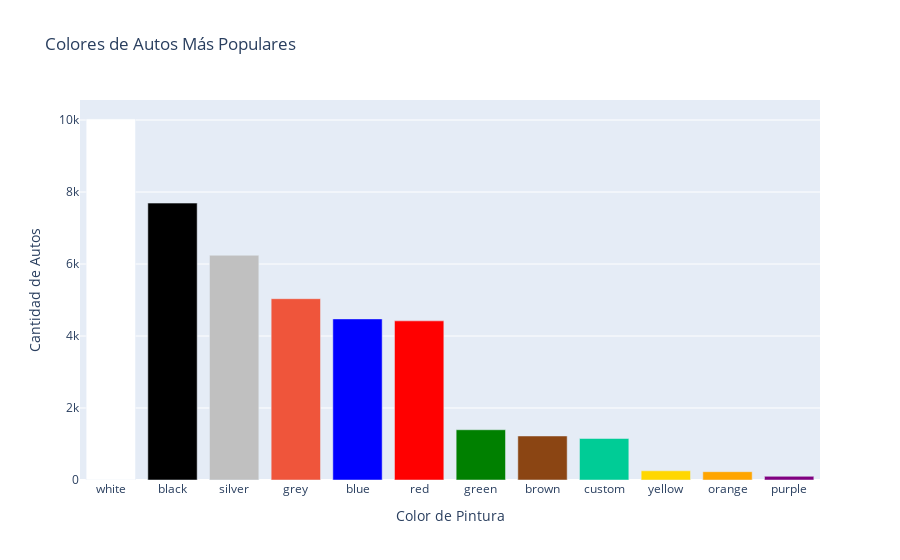

Source (notebook cell):
### Markdown cell above
¿Cuáles son los autos más vendidos (days_listed) por el tipo de vehículo (type)?

### Code cell
# Filtrar datos: eliminar 'unknown'
df_filtrado = df[df['paint_color'] != 'unknown']

# Contar colores
colores_populares = df_filtrado['paint_color'].value_counts().reset_index()
colores_populares.columns = ['paint_color', 'count']

# Mapeo de nombres de color a colores reales
color_map = {
    'white': 'white',
    'black': 'black',
    'silver': 'silver',
    'blue': 'blue',
    'gray': 'gray',
    'red': 'red',
    'green': 'green',
    'brown': 'saddlebrown',
    'yellow': 'gold',
    'orange': 'orange',
    'purple': 'purple'
}

# Crear gráfica con colores reales
fig = px.bar(
    colores_populares,
    x='paint_color',
    y='count',
    title='Colores de Autos Más Populares',
    labels={'paint_color': 'Color de Pintura', 'count': 'Cantidad de Autos'},
    color='paint_color',
    color_discrete_map=color_map
)

fig.update_layout(showlegend=False)  # Oculta la leyenda si no es necesaria
fig.show()

### Figure 1 — Plotly figure (JSON) as saved in the notebook; plotly's stock layout.template omitted (floating-point values rounded to 4 significant figures)
{"data": [{"hovertemplate": "Color de Pintura=%{x}<br>Cantidad de Autos=%{y}<extra></extra>", "legendgroup": "white", "marker": {"color": "white", "pattern": {"shape": ""}}, "name": "white", "orientation": "v", "showlegend": true, "textposition": "auto", "type": "bar", "x": ["white"], "xaxis": "x", "y": [10029], "yaxis": "y"}, {"hovertemplate": "Color de Pintura=%{x}<br>Cantidad de Autos=%{y}<extra></extra>", "legendgroup": "black", "marker": {"color": "black", "pattern": {"shape": ""}}, "name": "black", "orientation": "v", "showlegend": true, "textposition": "auto", "type": "bar", "x": ["black"], "xaxis": "x", "y": [7692], "yaxis": "y"}, {"hovertemplate": "Color de Pintura=%{x}<br>Cantidad de Autos=%{y}<extra></extra>", "legendgroup": "silver", "marker": {"color": "silver", "pattern": {"shape": ""}}, "name": "silver", "orientation": "v", "showlegend": true, "textposition": "auto", "type": "bar", "x": ["silver"], "xaxis": "x", "y": [6244], "yaxis": "y"}, {"hovertemplate": "Color de Pintura=%{x}<br>Cantidad de Autos=%{y}<extra></extra>", "legendgroup": "grey", "marker": {"color": "#EF553B", "pattern": {"shape": ""}}, "name": "grey", "orientation": "v", "showlegend": true, "textposition": "auto", "type": "bar", "x": ["grey"], "xaxis": "x", "y": [5037], "yaxis": "y"}, {"hovertemplate": "Color de Pintura=%{x}<br>Cantidad de Autos=%{y}<extra></extra>", "legendgroup": "blue", "marker": {"color": "blue", "pattern": {"shape": ""}}, "name": "blue", "orientation": "v", "showlegend": true, "textposition": "auto", "type": "bar", "x": ["blue"], "xaxis": "x", "y": [4475], "yaxis": "y"}, {"hovertemplate": "Color de Pintura=%{x}<br>Cantidad de Autos=%{y}<extra></extra>", "legendgroup": "red", "marker": {"color": "red", "pattern": {"shape": ""}}, "name": "red", "orientation": "v", "showlegend": true, "textposition": "auto", "type": "bar", "x": ["red"], "xaxis": "x", "y": [4421], "yaxis": "y"}, {"hovertemplate": "Color de Pintura=%{x}<br>Cantidad de Autos=%{y}<extra></extra>", "legendgroup": "green", "marker": {"color": "green", "pattern": {"shape": ""}}, "name": "green", "orientation": "v", "showlegend": true, "textposition": "auto", "type": "bar", "x": ["green"], "xaxis": "x", "y": [1396], "yaxis": "y"}, {"hovertemplate": "Color de Pintura=%{x}<br>Cantidad de Autos=%{y}<extra></extra>", "legendgroup": "brown", "marker": {"color": "saddlebrown", "pattern": {"shape": ""}}, "name": "brown", "orientation": "v", "showlegend": true, "textposition": "auto", "type": "bar", "x": ["brown"], "xaxis": "x", "y": [1223], "yaxis": "y"}, {"hovertemplate": "Color de Pintura=%{x}<br>Cantidad de Autos=%{y}<extra></extra>", "legendgroup": "custom", "marker": {"color": "#00cc96", "pattern": {"shape": ""}}, "name": "custom", "orientation": "v", "showlegend": true, "textposition": "auto", "type": "bar", "x": ["custom"], "xaxis": "x", "y": [1153], "yaxis": "y"}, {"hovertemplate": "Color de Pintura=%{x}<br>Cantidad de Autos=%{y}<extra></extra>", "legendgroup": "yellow", "marker": {"color": "gold", "pattern": {"shape": ""}}, "name": "yellow", "orientation": "v", "showlegend": true, "textposition": "auto", "type": "bar", "x": ["yellow"], "xaxis": "x", "y": [255], "yaxis": "y"}, {"hovertemplate": "Color de Pintura=%{x}<br>Cantidad de Autos=%{y}<extra></extra>", "legendgroup": "orange", "marker": {"color": "orange", "pattern": {"shape": ""}}, "name": "orange", "orientation": "v", "showlegend": true, "textposition": "auto", "type": "bar", "x": ["orange"], "xaxis": "x", "y": [231], "yaxis": "y"}, {"hovertemplate": "Color de Pintura=%{x}<br>Cantidad de Autos=%{y}<extra></extra>", "legendgroup": "purple", "marker": {"color": "purple", "pattern": {"shape": ""}}, "name": "purple", "orientation": "v", "showlegend": true, "textposition": "auto", "type": "bar", "x": ["purple"], "xaxis": "x", "y": [102], "yaxis": "y"}], "layout": {"barmode": "relative", "legend": {"title": {"text": "Color de Pintura"}, "tracegroupgap": 0}, "showlegend": false, "title": {"text": "Colores de Autos Más Populares"}, "xaxis": {"anchor": "y", "categoryarray": ["white", "black", "silver", "grey", "blue", "red", "green", "brown", "custom", "yellow", "orange", "purple"], "categoryorder": "array", "domain": [0, 1], "title": {"text": "Color de Pintura"}}, "yaxis": {"anchor": "x", "domain": [0, 1], "title": {"text": "Cantidad de Autos"}}}}
